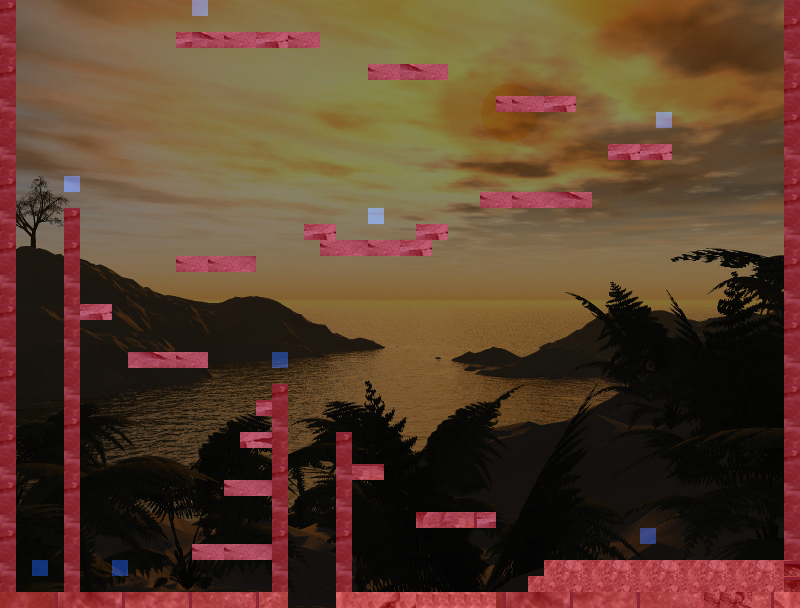

Below is a game level as drawn by its tile map, then a one-line description and the .tmx that defines it (tile-layer data replaced by summaries):
An orthogonal 50x38 tile map with 16x16 px tiles, 3 tile layers (collision, diamonds, tiles), 3 tilesets.

<map version="1.0" orientation="orthogonal" width="50" height="38" tilewidth="16" tileheight="16">
 <tileset firstgid="1" name="collision" tilewidth="16" tileheight="16">
  <image source="collision.png" width="80" height="32" />
 </tileset>
 <tileset firstgid="11" name="rock_sample" tilewidth="16" tileheight="16">
  <image source="rock_sample.png" width="414" height="702" />
 </tileset>
 <tileset firstgid="1086" name="background4" tilewidth="16" tileheight="16">
  <image source="background4.jpeg" width="800" height="600" />
 </tileset>
 <layer name="collision" width="50" height="38" opacity="0.93">
  <data>[1900 cells, 270 non-empty, 1 distinct tile ids]</data>
 </layer>
 <layer name="diamonds" width="50" height="38">
  <data>[1900 cells, 8 non-empty, 1 distinct tile ids]</data>
 </layer>
 <layer name="tiles" width="50" height="38" opacity="0.53">
  <data>[1900 cells, 1900 non-empty, 1682 distinct tile ids]</data>
 </layer>
</map>